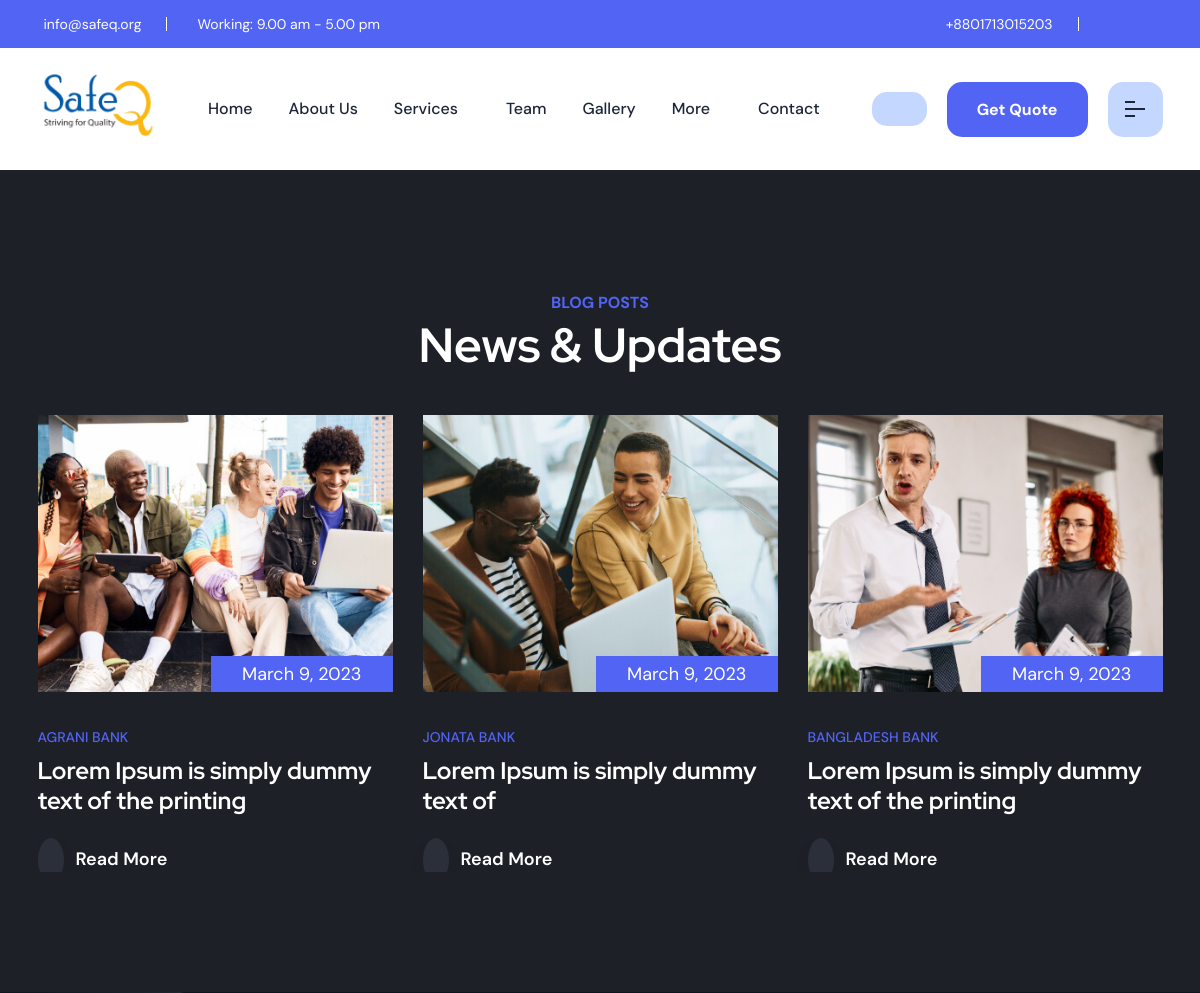
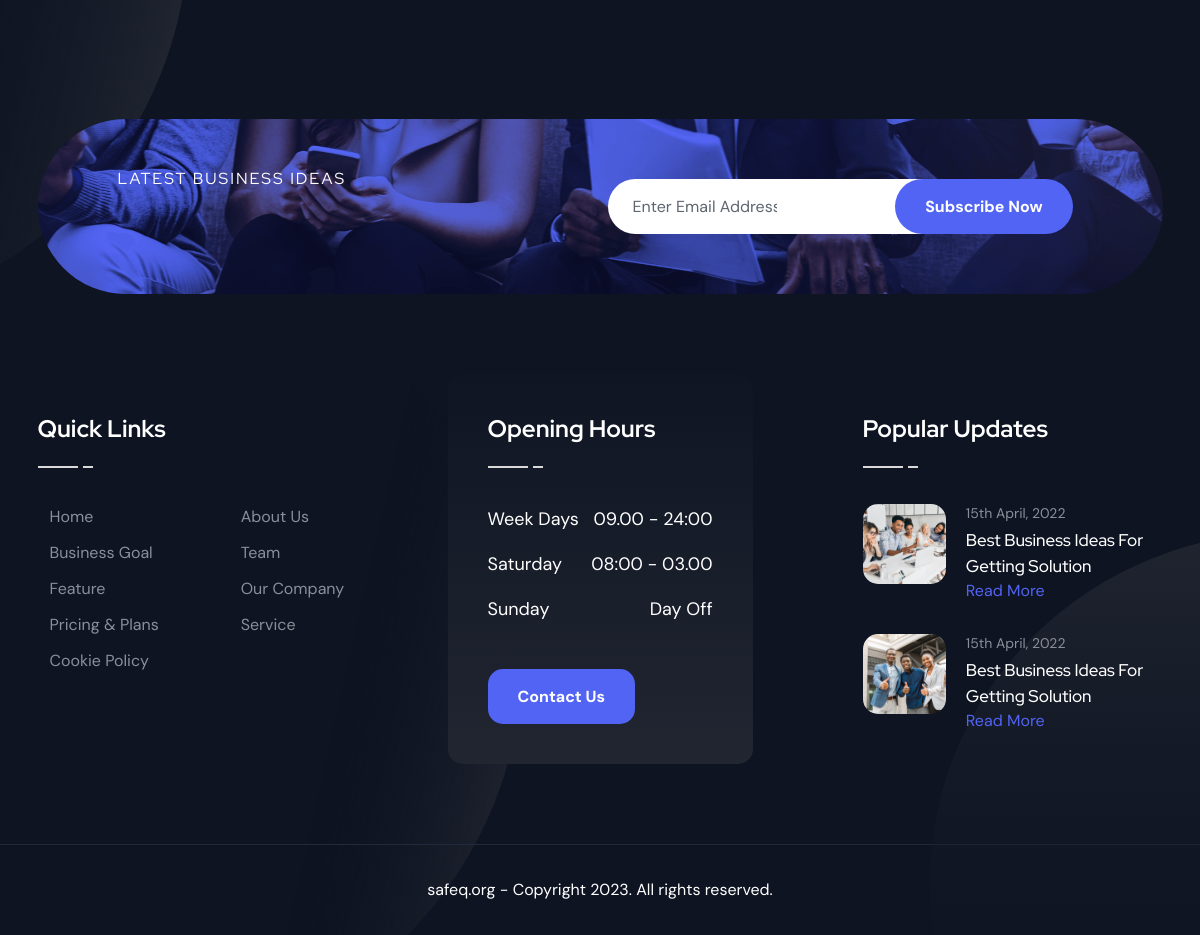
The page /news-&-update/ on the database its author committed (2 pictures, top to bottom).
### setting/models.py (models this page shows, shortened)
class Setting(models.Model):
    email = models.CharField(max_length=100, unique=True, blank=False)
    working_time = models.CharField(max_length=100,blank=False)
    phone = models.CharField(max_length=100, unique=True, blank=False)
    facebook = models.URLField(max_length=100, unique=True, blank=False)
    twitter = models.URLField(max_length=100, unique=True, blank=False)
    instagram = models.URLField(max_length=100, unique=True, blank=False)
    linkedin = models.URLField(max_length=100, unique=True, blank=False)
    weblink = models.URLField(max_length=100, unique=True, blank=False)
    logo_img = models.ImageField(upload_to='settings/',blank=False)
    descriptions = models.TextField(max_length=700, blank=True, null=True)

### news_and_update/models.py (models this page shows, shortened)
class NewsUpdate(models.Model):
    membar_img = models.ImageField(upload_to='news_update/',blank=False)
    organization = models.CharField(max_length=200, blank=False, null=True)
    headline = models.CharField(max_length=200, blank=False)
    descriptions_1 = models.TextField(max_length=700, blank=True, null=True)
    descriptions_2 = models.TextField(max_length=700, blank=True, null=True)
    descriptions_3 = models.TextField(max_length=700, blank=True, null=True)
    created_at = models.DateField(auto_now_add=True, auto_now=False)
    updated_at = models.DateField(auto_now_add=False, auto_now=True)

### news_and_update/views.py (the view)
# urls.py: path('',views.NewsUpdateView.as_view(), name="news_update"),
class NewsUpdateView(TemplateView):
    template_name = "news_and_update/news_update.html"
    def get_context_data(self, **kwargs):
        context = super().get_context_data(**kwargs)
        context['news_updates'] = NewsUpdate.objects.all().order_by('id')[:7]
        context['settings'] = Setting.objects.all().order_by('id')[:1]
        return context

### templates/news_and_update/news_update.html
{% extends 'base/base.html' %}
{% block body %}
{% load static %}
<div class="rts-blog-area rts-section-gap bg-secondary" id="blog">
    <div class="container">
        <div class="row">
            <div class="col-12">
                <div class="title-area text-center">
                    <span>Blog Posts</span>
                    <h2 class="title">News & Updates</h2>
                </div>
            </div>
        </div>
        <div class="g-5 mt--20">
            <div class="swiper mySwiperh1_blog">
                <div class="swiper-wrapper">
                    {% for news_update in news_updates %}
                    <div class="swiper-slide">
                        <div class="single-blog-one-wrapper">
                            <div class="thumbnail">
                                <img src="{{ news_update.membar_img.url }}" alt="business_Blog">
                                <div class="blog-badge">
                                    <span>{{ news_update.created_at }}</span>
                                </div>
                            </div>
                            <div class="blog-content">
                                <p><span>{{ news_update.organization }}</p>
                                <a href="{% url 'nu_detail' %}">
                                    <h5 class="title">{{ news_update.headline }}</h5>
                                </a>
                                <a class="rts-read-more btn-primary" href="{% url 'nu_detail' %}"><i class="far fa-arrow-right"></i>Read
                                    More</a>
                            </div>
                        </div>
                    </div>
                    {% endfor %}
                </div>
            </div>
        </div>
    </div>
</div>
{% endblock %}

### templates/base/base.html (shortened to what this page needs)
{% load static %}
<!DOCTYPE html>
<html lang="en">
<head>
    <link rel="stylesheet" href="{% static 'css/plugins/swiper.min.css' %}">
    <link rel="stylesheet" href="{% static 'css/plugins/fontawesome-5.css' %}">
    <link rel="stylesheet" href="{% static 'css/plugins/animate.min.css' %}">
    <link rel="stylesheet" href="{% static 'css/plugins/unicons.css' %}">
    <link rel="stylesheet" href="{% static 'css/vendor/bootstrap.min.css' %}">
    <link rel="stylesheet" href="{% static 'css/style.css' %}">
</head>
<body>
    <header class="header--sticky header-one ">
        <div class="header-top header-top-one bg-1">
            <div class="container">
                {% for setting in settings %}
                <div class="row">
                    <div class="col-lg-6 d-xl-block d-none">
                        <div class="left">
                            <div class="mail">
                                <a href="mailto:webmaster@example.com"> {{setting.email}}</a>
                            </div>
                            <div class="working-time">
                                <p> Working: {{setting.working_time}}</p>
                            </div>
                        </div>
                    </div>
                    <div class="col-lg-6 d-xl-block d-none">
                        <div class="right">
                            <ul class="top-nav">
                                <li><a href="#">{{setting.phone}}</a></li>
                            </ul>
                            <ul class="social-wrapper-one">
                                <li><a href="{{setting.facebook}}" target="_blank"></a></li>
                                <li><a href="{{setting.twitter}}" target="_blank"></a></li>
                                <li><a href="{{setting.instagram}}" target="_blank"></a></li>
                            </ul>
                        </div>
                    </div>
                </div>
                {% endfor %}
            </div>
        </div>
        <div class="header-main-one bg-white">
            <div class="container">
                <div class="row">
                    <div class="col-xl-3 col-lg-4 col-md-4 col-sm-4 col-3">
                        <div class="thumbnail">
                            {% for setting in settings %}
                            <a href="{% url 'home' %}">
                                <img src="{{setting.logo_img.url}}" alt="finbiz-logo">
                            </a>
                            {% endfor %}
                        </div>
                    </div>
                    <div class=" col-xl-9 col-lg-8 col-md-8 col-sm-8 col-8">
                        <div class="main-header">
                            <nav class="nav-main mainmenu-nav d-none d-xl-block">
                                <ul class="mainmenu">
                                    <li class="#"><a href="{% url 'home' %}">Home</a></li>
                                    <li class="#"><a href="{% url 'aboutus' %}">About Us</a></li>
                                    <li class="has-droupdown">
                                        <a class="nav-link" href="{% url 'service' %}">Services</a>
                                    </li>
                                    <li class="#"><a href="{% url 'teams' %}">Team</a></li>
                                    <li class="#"><a href="{% url 'gallery' %}">Gallery</a></li>
                                    <li class="has-droupdown">
                                        <a class="nav-link" href="#">More</a>
                                    </li>
                                    <li><a class="nav-item" href="{% url 'contact' %}">Contact</a></li>
                                </ul>
                            </nav>
                            <div class="button-area">
                                <button id="search" class="rts-btn btn-primary-alta"></button>
                                <a href="#" class="rts-btn btn-primary ml--20 ml_sm--5 header-one-btn quote-btn">Get Quote</a>
                                <button id="menu-btn" class="menu rts-btn btn-primary-alta ml--20 ml_sm--5">
                                    <img class="menu-dark" src="{% static 'images/icon/menu.png' %}" alt="Menu-icon">
                                </button>
                            </div>
                        </div>
                    </div>
                </div>
            </div>
        </div>
    </header>
    {% block body %}
    {% endblock %}
    <div class="rts-footer-area footer-one rts-section-gapTop bg-footer-one">
        <div class="container bg-shape-f1">
            <div class="row">
                <div class="col-12">
                    <div class="rts-cta-wrapper">
                        <div class="background-cta">
                            <div class="row">
                                <div class="col-lg-6">
                                    <div class="cta-left-wrapepr">
                                        <p class="cta-disc">
                                            Latest Business Ideas
                                        </p>
                                        <h3 class="title">Sign Up Newsletter</h3>
                                    </div>
                                </div>
                                <div class="col-lg-6">
                                    <form class="cta-input-arae">
                                        <input type="email" name="email" placeholder="Enter Email Address" required>
                                        <button type="submit" class="rts-btn btn-primary">Subscribe Now</button>
                                    </form>
                                </div>
                            </div>
                        </div>
                    </div>
                </div>
            </div>
            <div class="row pt--120 pt_sm--80 pb--80 pb_sm--40">
                <div class="col-xl-4 col-md-6 col-sm-12 col-12">
                    <div class="footer-one-single-wized">
                        <div class="wized-title">
                            <h5 class="title">Quick Links</h5>
                            <img src="{% static 'images/footer/under-title.png' %}" alt="finbiz_footer">
                        </div>
                        <div class="quick-link-inner">
                            <ul class="links">
                                <li><a href="{% url 'home' %}"> Home</a></li>
                                <li><a href="{% url 'business_goal' %}"> Business Goal</a></li>
                                <li><a href="{% url 'feature' %}"> Feature</a></li>
                                <li><a href="#"> Pricing & Plans</a></li>
                                <li><a href="#"> Cookie Policy</a></li>
                            </ul>
                            <ul class="links margin-left-70">
                                <li><a href="{% url 'aboutus' %}"> About Us</a></li>
                                <li><a href="{% url 'teams' %}"> Team</a></li>
                                <li><a href="#">Our Company</a></li>
                                <li><a href="{% url 'service' %}">Service</a></li>
                            </ul>
                        </div>
                    </div>
                </div>
                <div class="col-xl-4 col-md-6 col-sm-12 col-12">
                    <div class="footer-one-single-wized mid-bg">
                        <div class="wized-title">
                            <h5 class="title">Opening Hours</h5>
                            <img src="{% static 'images/footer/under-title.png' %}" alt="finbiz_footer">
                        </div>
                        <div class="opening-time-inner">
                            <div class="single-opening">
                                <p class="day">Week Days</p>
                                <p class="time">09.00 - 24:00</p>
                            </div>
                            <div class="single-opening">
                                <p class="day">Saturday</p>
                                <p class="time">08:00 - 03.00</p>
                            </div>
                            <div class="single-opening mb--30 mb_sm--10">
                                <p class="day">Sunday</p>
                                <p class="time">Day Off</p>
                            </div>
                            <a href="{% url 'contact' %}" class="rts-btn btn-primary contact-us">Contact Us</a>
                        </div>
                    </div>
                </div>
                <div class="col-xl-4 col-md-6 col-sm-12 col-12">
                    <div class="footer-one-single-wized margin-left-65">
                        <div class="wized-title">
                            <h5 class="title">Popular Updates</h5>
                            <img src="{% static 'images/footer/under-title.png' %}" alt="finbiz_footer">
                        </div>
                        <div class="post-wrapper">
                            <div class="single-footer-post mb--30">
                                <div class="left-thumbnail">
                                    <img src="{% static 'images/footer/post/01.png' %}" alt="finbiz_business-post">
                                </div>
                                <div class="post-right">
                                    <p>  15th April, 2022</p>
                                    <a href="blog-details.html">
                                        <h6 class="title">Best Business Ideas For
                                            Getting Solution</h6>
                                    </a>
                                    <a class="red-more" href="blog-details.html">Read More</a>
                                </div>
                            </div>
                            <div class="single-footer-post">
                                <div class="left-thumbnail">
                                    <img src="{% static 'images/footer/post/02.png' %}" alt="finbiz_business-post">
                                </div>
                                <div class="post-right">
                                    <p>  15th April, 2022</p>
                                    <a href="blog-details.html">
                                        <h6 class="title">Best Business Ideas For
                                            Getting Solution</h6>
                                    </a>
                                    <a class="red-more" href="blog-details.html">Read More</a>
                                </div>
                            </div>
                        </div>
                    </div>
                </div>
            </div>
        </div>
        <div class="rts-copyright-area">
            <div class="container">
                <div class="row">
                    <div class="col-12">
                        <div class="text-center">
                            <p>safeq.org - Copyright 2023. All rights reserved.</p>
                        </div>
                    </div>
                </div>
            </div>
        </div>
    </div>
</body>
</html>

### rows shown on the page
Setting: email "info@safeq.org", working_time "9.00 am - 5.00 pm", phone "+8801713015203", logo_img (picture)
NewsUpdate: membar_img (picture), created_at "March 9, 2023", organization "BANGLADESH BANK", headline "Lorem Ipsum is simply dummy text of the printing"
NewsUpdate: membar_img (picture), created_at "March 9, 2023", organization "AGRANI BANK", headline "Lorem Ipsum is simply dummy text of the printing"
NewsUpdate: membar_img (picture), created_at "March 9, 2023", organization "JONATA BANK", headline "Lorem Ipsum is simply dummy text of"
